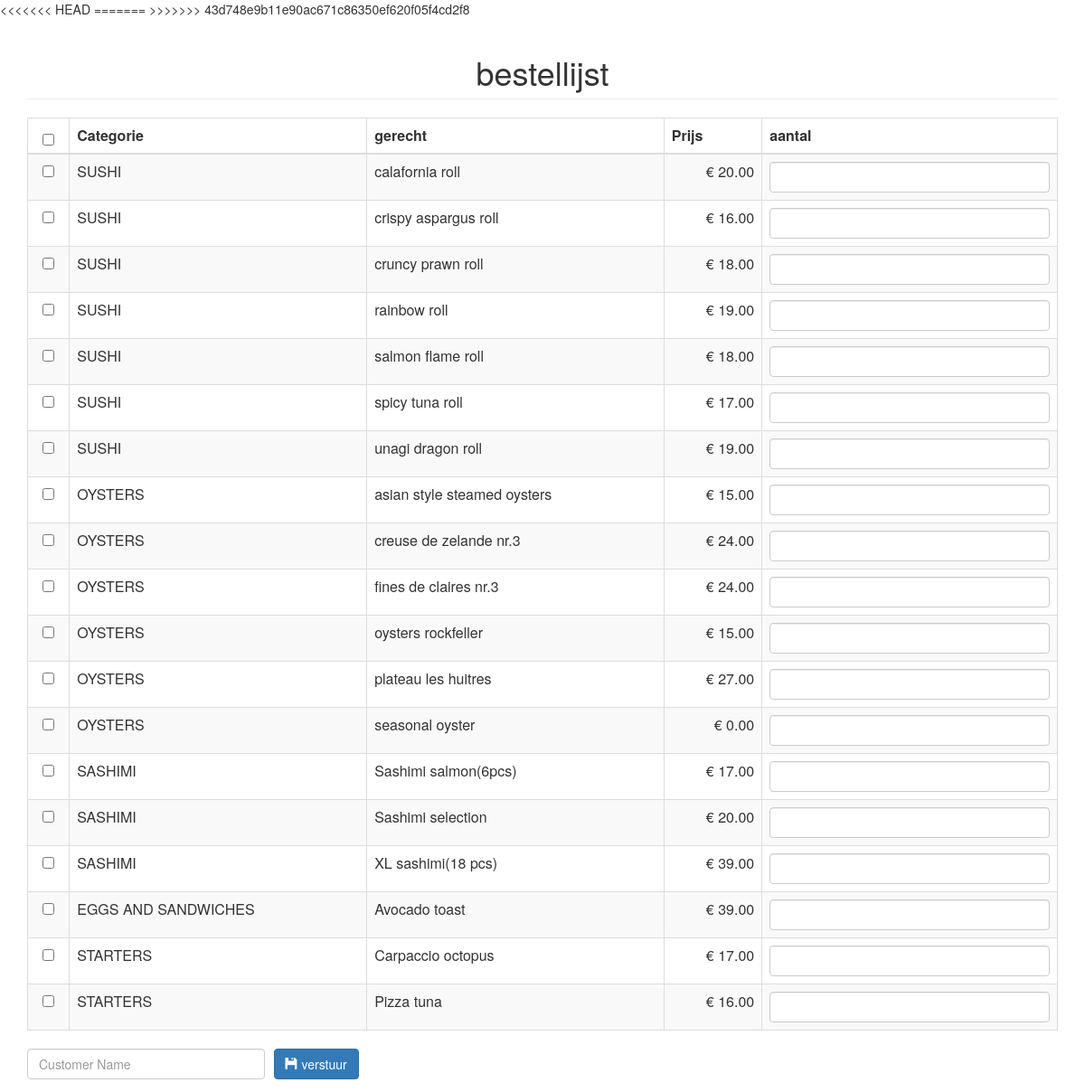
The app's page /bestellijst.php with its own data.
### tables this page shows
CREATE TABLE IF NOT EXISTS `product` (
  `productid` int(11) NOT NULL AUTO_INCREMENT,
  `categoryid` int(1) NOT NULL,
  `productname` varchar(30) NOT NULL,
  `price` double NOT NULL,
  `photo` varchar(150) NOT NULL,
  PRIMARY KEY (`productid`)
);

CREATE TABLE IF NOT EXISTS `category` (
  `categoryid` int(11) NOT NULL AUTO_INCREMENT,
  `catname` varchar(30) NOT NULL,
  PRIMARY KEY (`categoryid`)
);

### bestellijst.php (the view, shortened to what this page needs)
<body>
<?php include('./bestellingen_script.php'); ?>
<div class="container">
	<h1 class="page-header text-center">bestellijst</h1>
	<form method="POST" action="aankoop.php">
		<table class="table table-striped table-bordered">
			<thead>
				<th class="text-center"><input type="checkbox" id="checkAll"></th>
				<th>Categorie</th>
				<th>gerecht</th>
				<th>Prijs</th>
				<th>aantal</th>
			</thead>
			<tbody>
				<?php
					$sql="select * from product left join category on category.categoryid=product.categoryid order by product.categoryid asc, productname asc";
					$query=$conn->query($sql);
					$iterate=0;
					while($row=$query->fetch_array()){
						?>
						<tr>
							<td class="text-center"><input type="checkbox" value="<?php echo $row['productid']; ?>||<?php echo $iterate; ?>" name="productid[]" style=""></td>
							<td><?php echo $row['catname']; ?></td>
							<td><?php echo $row['productname']; ?></td>
							<td class="text-right">&#128; <?php echo number_format($row['price'], 2); ?></td>
							<td><input type="text" class="form-control" name="quantity_<?php echo $iterate; ?>"></td>
						</tr>
						<?php
						$iterate++;
					}
				?>
			</tbody>
		</table>
		<div class="row">
			<div class="col-md-3">
				<input type="text" name="customer" class="form-control" placeholder="Customer Name" required>
			</div>
			<div class="col-md-2" style="margin-left:-20px;">
				<button type="submit" class="btn btn-primary"><span class="glyphicon glyphicon-floppy-disk"></span> verstuur</button>
			</div>
		</div>
	</form>
</div>
</body>
</html>

### records on screen
product: categoryid.catname "SUSHI", productname "calafornia roll", price "20.00"
product: categoryid.catname "SUSHI", productname "crispy aspargus roll", price "16.00"
product: categoryid.catname "SUSHI", productname "cruncy prawn roll", price "18.00"
product: categoryid.catname "SUSHI", productname "rainbow roll", price "19.00"
product: categoryid.catname "SUSHI", productname "salmon flame roll", price "18.00"
product: categoryid.catname "SUSHI", productname "spicy tuna roll", price "17.00"
product: categoryid.catname "SUSHI", productname "unagi dragon roll", price "19.00"
product: categoryid.catname "OYSTERS", productname "asian style steamed oysters", price "15.00"
product: categoryid.catname "OYSTERS", productname "creuse de zelande nr.3", price "24.00"
product: categoryid.catname "OYSTERS", productname "fines de claires nr.3", price "24.00"
product: categoryid.catname "OYSTERS", productname "oysters rockfeller", price "15.00"
product: categoryid.catname "OYSTERS", productname "plateau les huitres", price "27.00"
product: categoryid.catname "OYSTERS", productname "seasonal oyster", price "0.00"
product: categoryid.catname "SASHIMI", productname "Sashimi salmon(6pcs)", price "17.00"
product: categoryid.catname "SASHIMI", productname "Sashimi selection", price "20.00"
product: categoryid.catname "SASHIMI", productname "XL sashimi(18 pcs)", price "39.00"
product: categoryid.catname "EGGS AND SANDWICHES", productname "Avocado toast", price "39.00"
product: categoryid.catname "STARTERS", productname "Carpaccio octopus", price "17.00"
product: categoryid.catname "STARTERS", productname "Pizza tuna", price "16.00"
